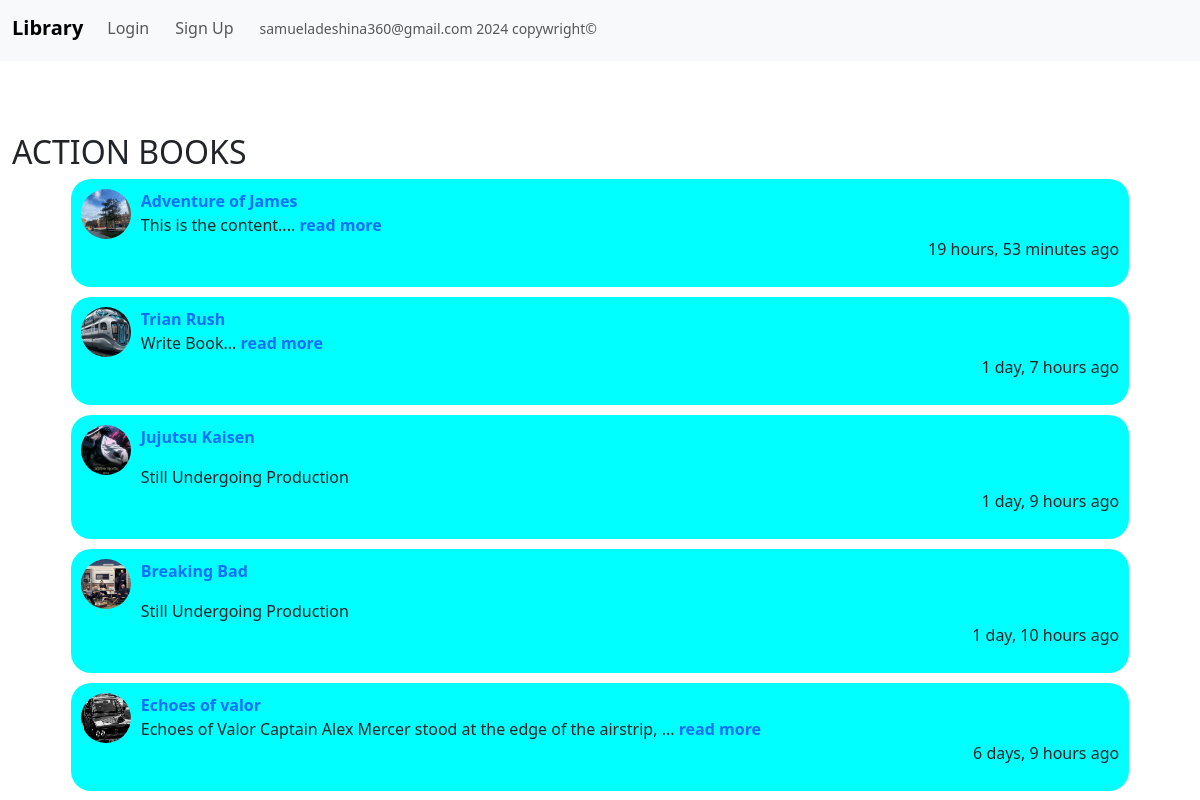
The page /genre/Action on the database as committed earlier.
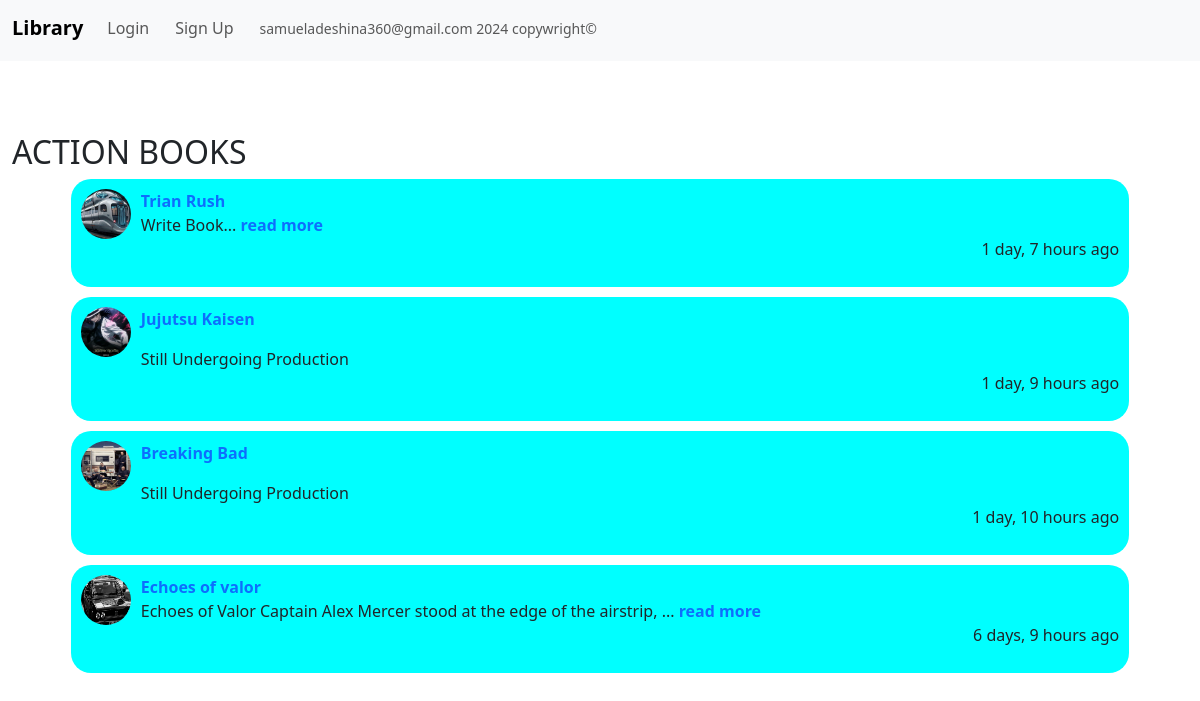
The same page on the database as committed later.
### main/models.py (models this page shows, shortened)
class Book(models.Model):
    author = models.ForeignKey(User, on_delete=models.CASCADE, null=True, blank=True)
    title = models.CharField(max_length=300)
    cover = models.ImageField(upload_to='images/', default="images/all.jpg")
    description = models.TextField(max_length=50000, null=True, blank=True)
    genre = models.ManyToManyField(Genre, related_name='genres', blank=True)
    body = models.TextField(null=True, blank=True, default="Book")
    date_added = models.DateTimeField(auto_now_add=True)
    class Meta:
        ordering = ['-date_added']

### main/views.py (the view)
# urls.py: path('genre/<str:genre_name>', views.GenreSpecific, name='genre'),
def GenreSpecific(request, genre_name):
    genre = Genre.objects.get(genre = genre_name)
    context = {'genre':genre}
    return render(request,'main/genre.html', context)

### main/models.py (called while the page is built)
    def __str__(self) -> str:
        return self.genre

### main/templates/main/genre.html (shortened to what this page needs)
{% extends 'base.html' %}
{% block content %}
<div>
    <br>
    <h2>
        <marquee behavior="alternate" direction="left" scrollamount="2" scrolldelay="10">
            {{ genre|upper }} BOOKS
        </marquee>
    </h2>
    {% for book in genre.genres.all %}
            <div class="mai">
                <img src="{{ book.cover.url }}" alt="{{ book.title }}" class="pimga">
                <p><a href="{% url 'read'  book.id %}">{{ book.title }}</a>
                    {% if book.body|length != 0 %}
                        <br>
                        {{ book.body|slice:'80' }}...<a href="{% url 'read'  book.id %}"> read more</a>
                    {% else %}
                        <p>Still Undergoing Production</p>
                    {% endif %}
                <p style="text-align: end;" class="date">{{ book.date_added|timesince }} ago</p></p>
                <br>
            </div>
    {% endfor %}
</div>
{% endblock %}

Rows that differ between the two databases and show on the page:
removed Book: cover (picture), title "Adventure of James", body "This is the content.", date_added "19 hours, 53 minutes"
